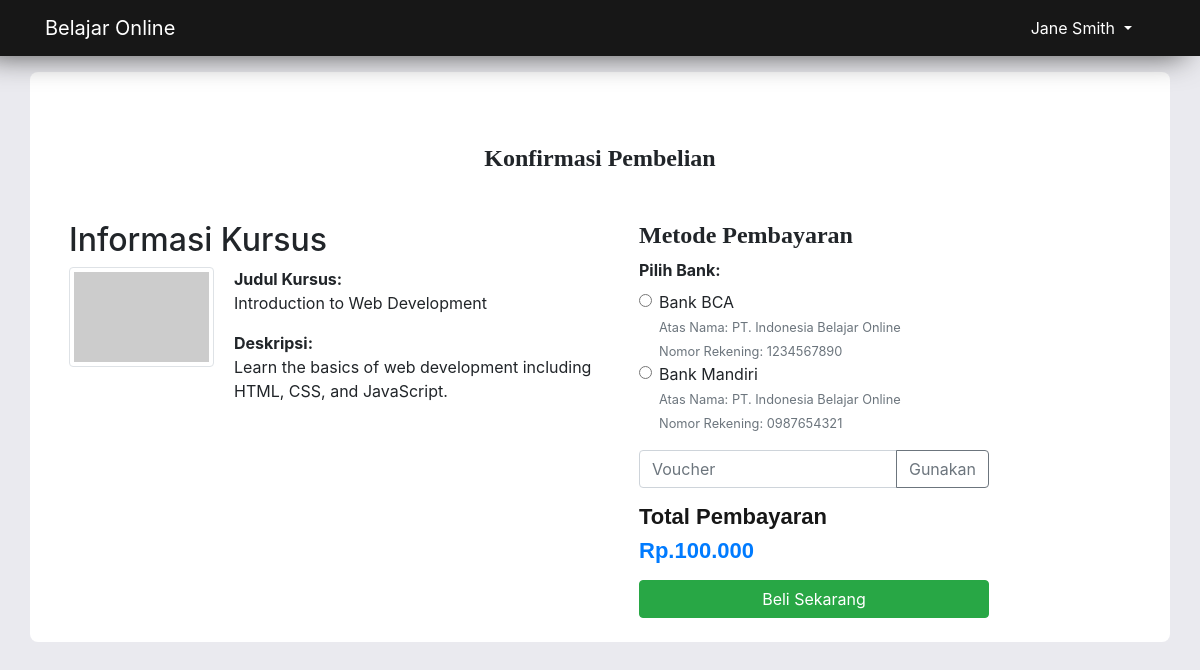
Page /page/checkout.php?id=1 (signed in) on the committed database.
### tables this page shows
CREATE TABLE users (
    id INT AUTO_INCREMENT PRIMARY KEY,
    name VARCHAR(255) NOT NULL,
    email VARCHAR(255) UNIQUE NOT NULL,
    password VARCHAR(255) NOT NULL,
    avatar VARCHAR(255),
    bio TEXT,
    created_at TIMESTAMP DEFAULT CURRENT_TIMESTAMP,
    updated_at TIMESTAMP DEFAULT CURRENT_TIMESTAMP ON UPDATE CURRENT_TIMESTAMP
);

CREATE TABLE courses (
    id INT AUTO_INCREMENT PRIMARY KEY,
    title VARCHAR(255) NOT NULL,
    thumbnail VARCHAR(255) NOT NULL,
    description TEXT,
    price DECIMAL(10, 2) NOT NULL,
    status ENUM('draft', 'publish') DEFAULT 'draft',   
    created_at TIMESTAMP DEFAULT CURRENT_TIMESTAMP,
    updated_at TIMESTAMP DEFAULT CURRENT_TIMESTAMP ON UPDATE CURRENT_TIMESTAMP
);

### app/init.php (called while the page is built, shortened)
<?php
$con = mysqli_connect('localhost', 'root', 'sandwich', 'project_belajar_online');
if (isset($_SESSION['name'])) {
    $email = $_SESSION['email'];
    if ($_SESSION['role'] == 'admin') {
        $user = mysqli_query($con, "SELECT * FROM `admins` WHERE `email`='$email'");
        $user = mysqli_fetch_assoc($user);
    } else {
        $user = mysqli_query($con, "SELECT * FROM `users` WHERE `email`='$email'");
        $user = mysqli_fetch_assoc($user);
    }
}

### page/checkout.php (the view, shortened to what this page needs)
<?php
require "../app/init.php";
$id = mysqli_real_escape_string($con, $_GET['id']);
$sqlCourse = mysqli_query($con, "SELECT * FROM `courses`  WHERE `id`='$id'");
$course = mysqli_fetch_assoc($sqlCourse);
?>
<!DOCTYPE html>
<html lang="en">
<head>
    <?php
    include "../template/header.php";
    ?>
</head>
<body style="background:#EAEAEF">
    <?php include "../template/nav.php";
    ?>
    <div class="col-12 mb-2 mt-2 p-3">
        <div class="container mt-5 p-4 bg-white <?php echo (mysqli_num_rows($sqlCourse) === 1) ? 'main-page' : 'bg-none'; ?>">
            <?php if (mysqli_num_rows($sqlCourse) === 1) { ?>
                <section class="single-product">
                    <h4 class="text-center my-5">Konfirmasi Pembelian</h4>
                    <div class="container">
                        <div class="row">
                            <div class="col-sm-6">
                                <h2>Informasi Kursus</h2>
                                <div class="d-flex mb-4">
                                    <img src="<?= $course['thumbnail'] ?>" alt="Course Thumbnail" class="img-thumbnail" style="width: 150px; height: 100px; margin-right: 20px;">
                                    <div>
                                        <p><strong>Judul Kursus:</strong> <br> <?= $course['title']; ?></p>
                                        <p><strong>Deskripsi:</strong> <br> <?= $course['description']; ?></p>
                                    </div>
                                </div>
                            </div>
                            <div class="col-sm-4">
                                <h4>Metode Pembayaran</h4>
                                <form action="" method="POST">
                                    <div class="mb-3">
                                        <label class="form-check-label mb-2"><strong>Pilih Bank:</strong></label><br>
                                        <div class="form-check">
                                            <input class="form-check-input" type="radio" name="bank" id="bankBCA" value="BCA" required>
                                            <label class="form-check-label" for="bankBCA">
                                                Bank BCA<br>
                                                <small class="text-secondary">Atas Nama: PT. Indonesia Belajar Online</small><br>
                                                <small class="text-secondary">Nomor Rekening: 1234567890</small>
                                            </label>
                                        </div>
                                        <div class="form-check">
                                            <input class="form-check-input" type="radio" name="bank" id="bankMandiri" value="Mandiri" required>
                                            <label class="form-check-label" for="bankMandiri">
                                                Bank Mandiri<br>
                                                <small class="text-secondary">Atas Nama: PT. Indonesia Belajar Online</small><br>
                                                <small class="text-secondary">Nomor Rekening: 0987654321</small>
                                            </label>
                                        </div>
                                    </div>
                                    <div class="input-group mb-3">
                                        <input type="text" class="form-control" name="code_voucher" placeholder="Voucher" id="code_voucher">
                                        <div class="input-group-append">
                                            <button class="btn btn-outline-secondary" type="button" id="use_voucher">Gunakan</button>
                                        </div>
                                    </div>
                                    <div class="mb-3">
                                        <h5>Total Pembayaran</h5>
                                        <h5><span class="text-primary" id="total_price">Rp.<?= number_format($course['price'], 0, ',', '.'); ?></span></h5>
                                    </div>
                                    <button name="submit" type="submit" class="btn btn-success col-12">Beli Sekarang</button>
                                </form>
                            </div>
                        </div>
                    </div>
                </section>
            <?php } ?>
        </div>
    </div>
</body>
</html>

### template/nav.php (shortened to what this page needs)
<nav class="position-fixed navbar navbar-expand-lg navbar-dark">
    <div class="container ">
        <a class="navbar-brand mr-5" href="../index.php">
            Belajar Online
        </a>
        <div class="collapse navbar-collapse" id="navbarNav">
            <ul class="navbar-nav text-uppercase mx-auto col-10">
            </ul>
            <div class="nav-item dropdown col-lg-3 col-md-6 ">
                <a class="nav-link dropdown-toggle user cart text-white" href="#" id="navbarDropdown" role="button" data-toggle="dropdown" aria-haspopup="true" aria-expanded="false">
                    <?php
                    if (!isset($_SESSION['name'])) {
                        echo "user";
                    } else {
                        echo substr($user['name'], 0, 18);
                    }
                    ?>
                </a>
            </div>
        </div>
    </div>
</nav>

### template/header.php (style rules this page uses)
body { background: #EAEAEF; }
.container h4 { font-family: "lora"; font-weight: bold; }
h5 { font-size: 22px; font-family: 'Gill Sans', 'Gill Sans MT', 'Calibri', 'Trebuchet MS', sans-serif; font-weight: 700; color: #171717; }
.navbar { background: #171717; position: fixed; left: 0; top: 0; right: 0; margin: auto; z-index: 10; box-shadow: -15px 0px 30px #4e4e4e; }
.nav-item { margin-right: 24px; font-weight: 400; }
.nav-link.user { font-size: 16px; }
.main-page { border-radius: 8px; }

### rows in the picture
users: name "Jane Smith"
courses: title "Introduction to Web Development", description "Learn the basics of web development including HTML, CSS, and JavaScript.", price "100.000"
